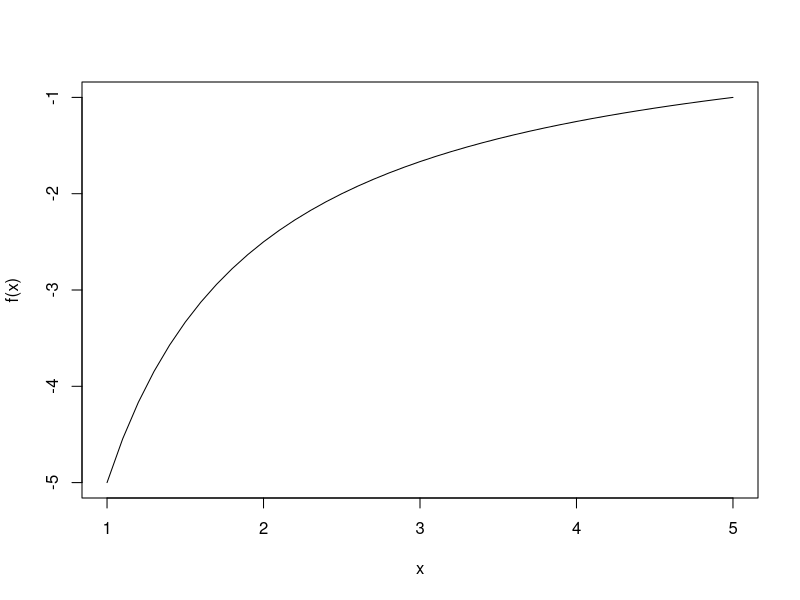
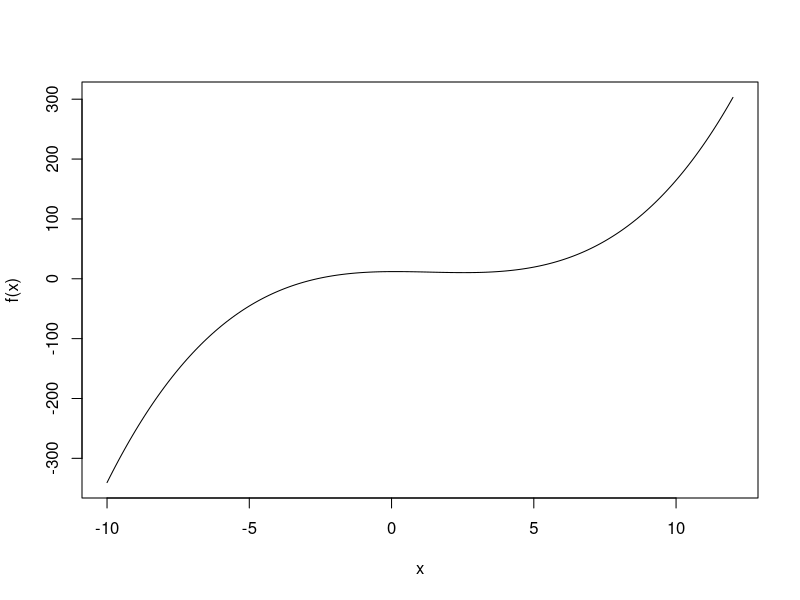
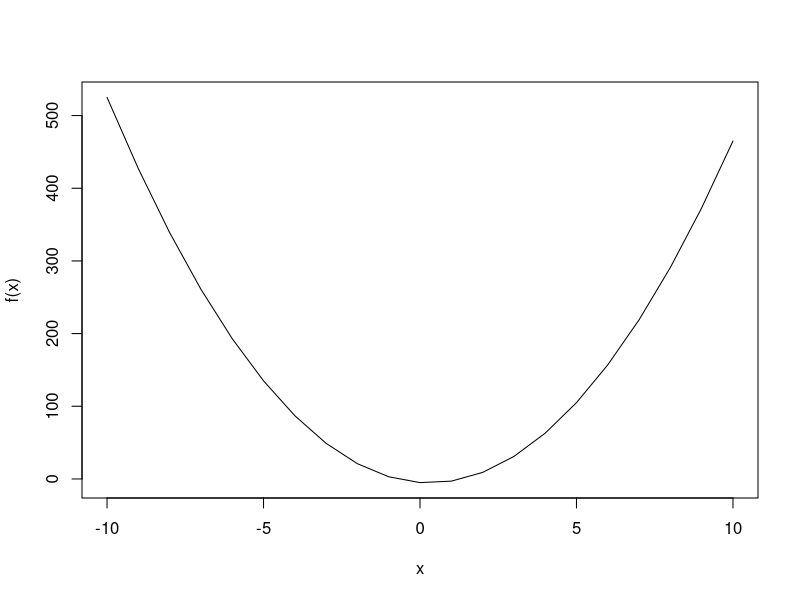
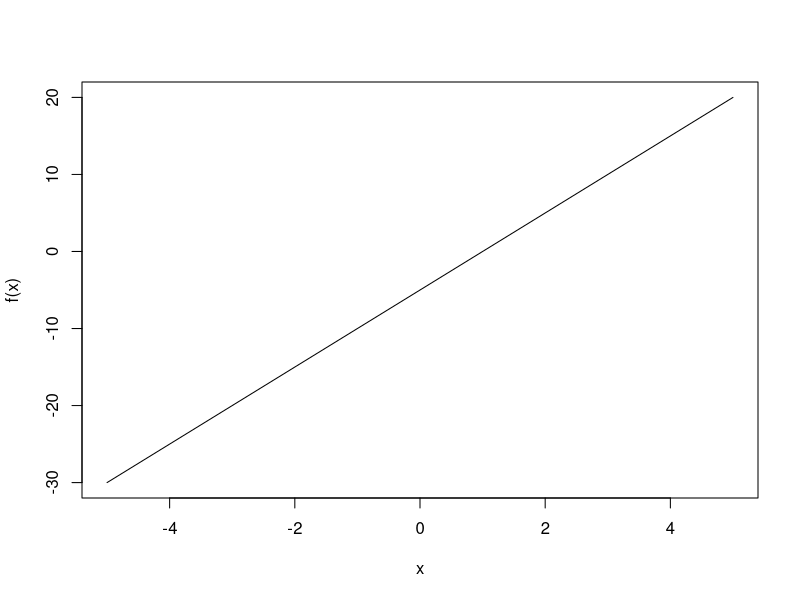
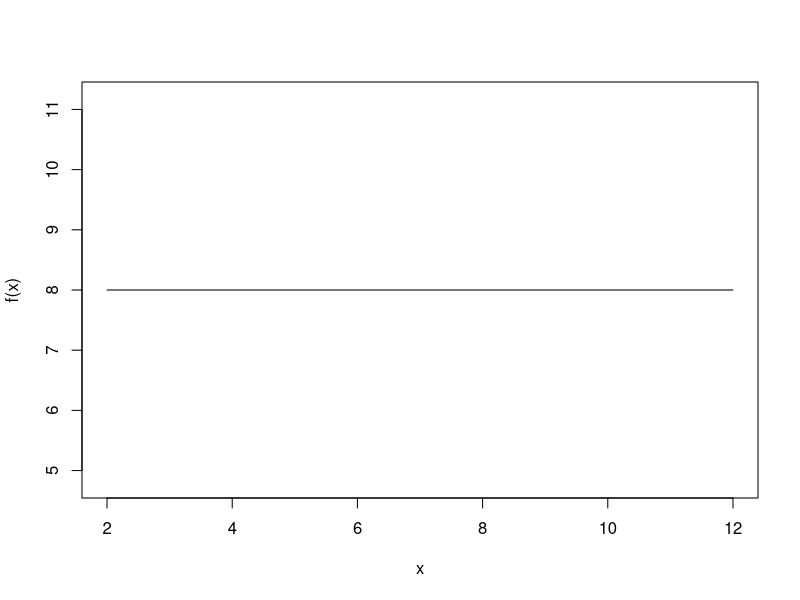

Reproduce these figures in R, in order.

#rational function
f <- function(x){
    fx <- -5/x
    return(fx)
}


input <- seq(1, 5, 0.1)
plot (input,
     sapply(input, f),
     type="l",
     xlab="x",
     ylab="f(x)")

#polynomial function
f <- function(x){
    fx <- 1/4*(x^3-4*x^2+x)+12
    return(fx)
}

input <- seq(-10,12,0.1)
plot(input,
    sapply(input,f),
    type="l",
    xlab="x",
    ylab="f(x)")

#quadratic function
f <- function(x){
    fx <- 5*x^2 - 3*x - 5
    return(fx)
}

input <- -10:10
plot(input,
    sapply(input,f),
    type="l",
    xlab="x",
    ylab="f(x)")

#linear function
f <- function(x){
    fx <- 5*x-5
    return(fx)
}

input <- -5:5
plot(input,
    sapply(input,f),
    type="l",
    xlab="x",
    ylab="f(x)")

#constant function
f <- function(x){
    fx <- 8
    return(fx)
}

input <- 2:12
plot(input,
    sapply(input,f),
    type="l",
    xlab="x",
    ylab="f(x)")
